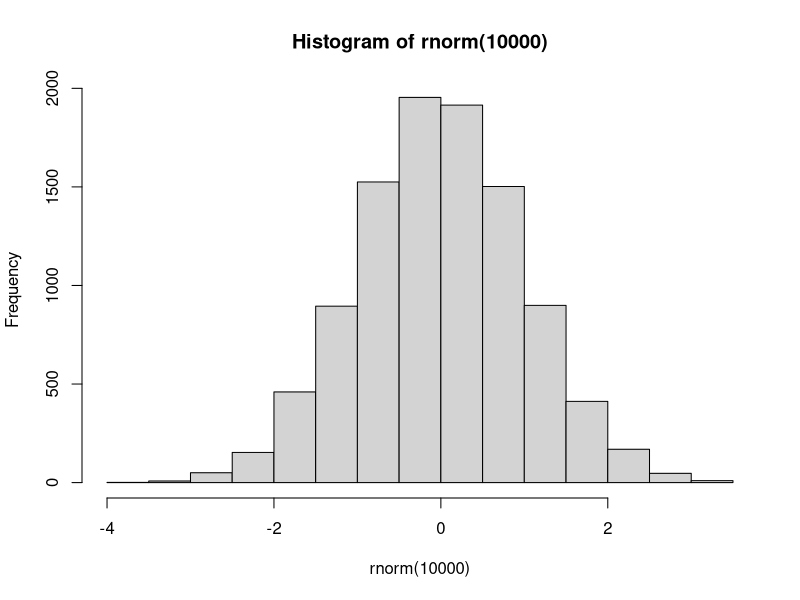

R code for this plot:
hist(rnorm(10000))

1:100 # generate a range of integers between 1 and 100, including both

3 + 7
10 - 3
10 * 3
10 / 3
10 ^ 3
10 %% 3
10 %/% 3

# Functions
exp(3)
sqrt(3)
log(3)
log(3, 10)
log10(3)
log1p(2)
log2(10)
pi
abs(-10.2)
abs(3-9)
